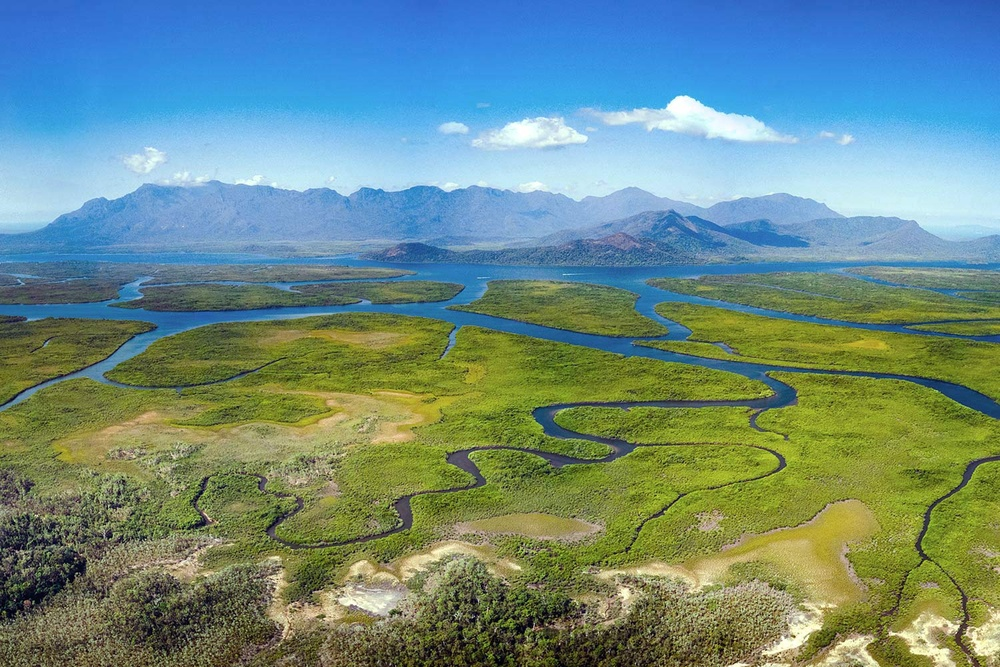
#> input picture mirorring/mirroring_horizontal_and_vertikal_bersamaan/source.jpg, 1000 x 667 px, shrunk from 1500 x 1000 before the run
$ python mirorring_hv_bersamaan.py
#> lines starting #> are read from the running program, lines starting #| are printed output that depends on the picture
# import numpy as np
import imageio as img
import matplotlib.pyplot as plt

path = r'source.jpg'
image = img.imread(path)
#> image is the input picture: shape (667, 1000, 3); mean R, G, B 109.3, 140, 131.8

# Membalikkan gambar secara horizontal dan vertikal
horizontal_flip = image[:, ::-1]   # Membalikkan gambar secara horizontal
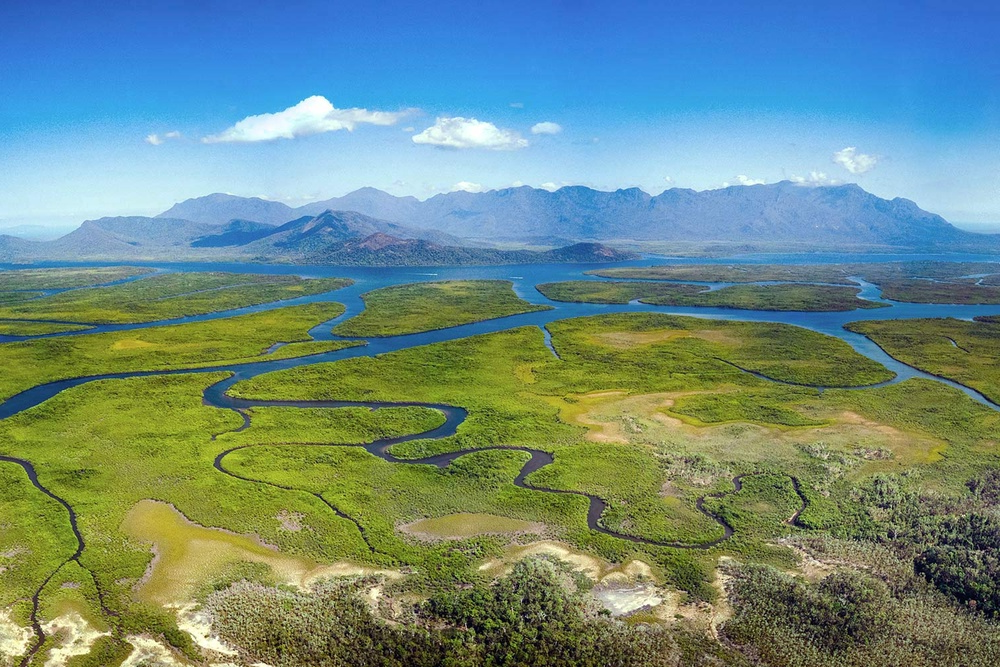
#> horizontal_flip: shape (667, 1000, 3); mean R, G, B 109.3, 140, 131.8
vertical_flip = image[::-1, :]     # Membalikkan gambar secara vertikal
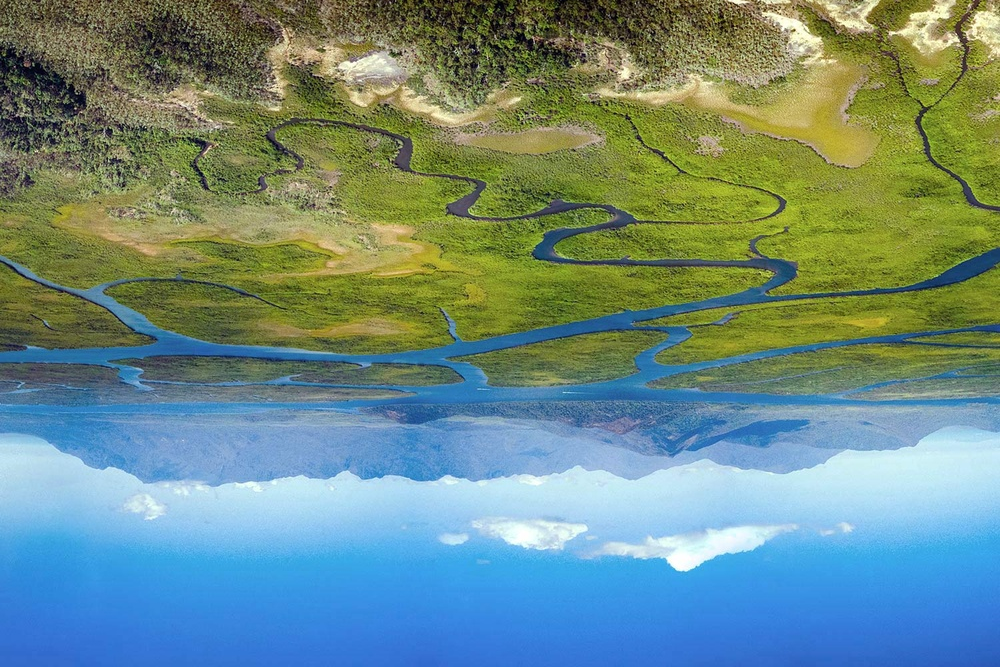
#> vertical_flip: shape (667, 1000, 3); mean R, G, B 109.3, 140, 131.8
both_flip = image[::-1, ::-1]      # Membalikkan gambar secara horizontal dan vertikal
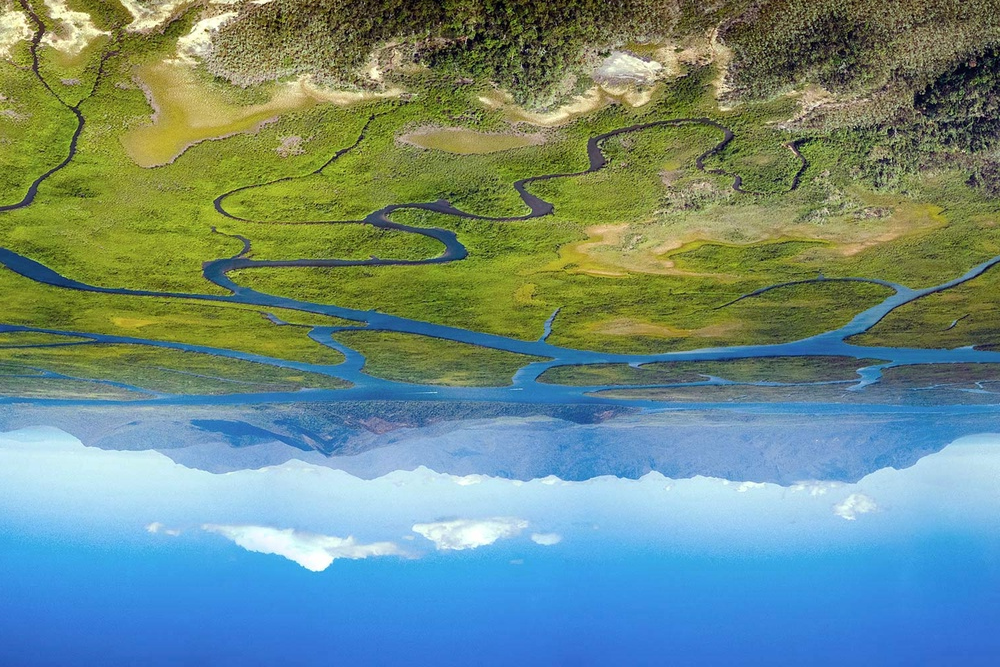
#> both_flip: shape (667, 1000, 3); mean R, G, B 109.3, 140, 131.8

# Menampilkan hasil
plt.figure(figsize=(12, 8))

plt.subplot(1, 4, 1)
plt.imshow(image)
plt.title("Gambar Asli")

plt.subplot(1, 4, 2)
plt.imshow(horizontal_flip)
plt.title("Mirror Horizontal")

plt.subplot(1, 4, 3)
plt.imshow(vertical_flip)
plt.title("Mirror Vertikal")

plt.subplot(1, 4, 4)
plt.imshow(both_flip)
plt.title("Mirror Horizontal & Vertikal")

plt.show()
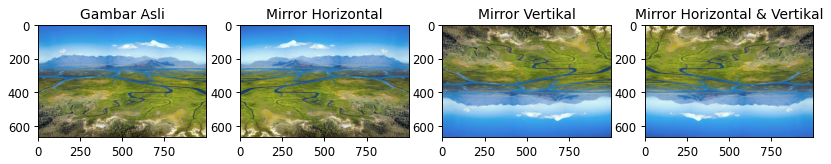
#> figure drawn by matplotlib, 4 panels
